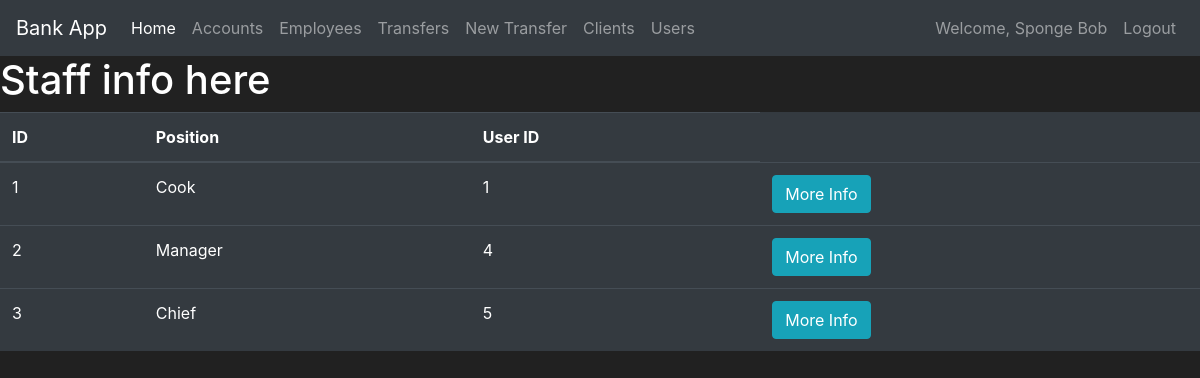
Page /employees (signed in) on the committed database.
### bank/models.py (models this page shows, shortened)
class User(db.Model, UserMixin):
    id = db.Column(db.Integer(), primary_key=True, autoincrement=True)
    name = db.Column(db.String())
    email = db.Column(db.String())
    password = db.Column(db.String)

class Employee(db.Model):
    id = db.Column(db.Integer(), primary_key=True)
    position = db.Column(db.String(60), nullable=False)
    user_id = db.Column(db.Integer, db.ForeignKey(User.id))

### bank/routes.py (the view)
@app.route("/employees")
@login_required
def employees_page():
    employees = Employee.query.all()
    return render_template('employees.html', employees=employees)

### bank/models.py (called while the page is built)
@login_manager.user_loader
def load_user(user_id):
    return User.query.get(int(user_id))

### bank/templates/employees.html (shortened to what this page needs)
{% extends "layout.html" %}
{% block body %}
<h1>Staff info here</h1>
<table id="data" class="table table-hover table-dark">
    <thead>
    <tr>
        <th scope="col">ID</th>
        <th scope="col">Position</th>
        <th scope="col">User ID</th>
    </tr>
    </thead>
    <tbody>
    {% for employee in employees %}
    <tr>
        <td>{{ employee.id }}</td>
        <td>{{ employee.position }}</td>
        <td>{{ employee.user_id }}</td>
        <td>
            <button class="btn btn-outline btn-info">More Info</button>
        </td>
    </tr>
    {% endfor %}
    </tbody>
</table>
{% endblock %}

### bank/templates/layout.html (shortened to what this page needs)
<!doctype html>
<html lang="en">
<head>
    <link rel="stylesheet" href="https://cdn.jsdelivr.net/npm/bootstrap@4.5.3/dist/css/bootstrap.min.css"
>
</head>
<body>
<nav class="navbar navbar-expand-md navbar-dark bg-dark">
    <a class="navbar-brand" href="{{ url_for('home_page') }}">Bank App</a>
    <div class="collapse navbar-collapse" id="navbarNav">
        <ul class="navbar-nav mr-auto">
            <li class="nav-item active">
                <a class="nav-link" href="{{ url_for('home_page') }}">Home <span class="sr-only">(current)</span></a>
            </li>
            <li class="nav-item">
                <a class="nav-link" href="{{ url_for('accounts_page') }}">Accounts</a>
            </li>
            <li class="nav-item">
                <a class="nav-link" href="{{ url_for('employees_page') }}">Employees</a>
            </li>
            <li class="nav-item">
                <a class="nav-link" href="{{ url_for('transfer_page') }}">Transfers</a>
            </li>
            <li class="nav-item">
                <a class="nav-link" href="{{ url_for('new_transfer_page') }}">New Transfer</a>
            </li>
            <li class="nav-item">
                <a class="nav-link" href="{{ url_for('clients_page') }}">Clients</a>
            </li>
            <li class="nav-item">
                <a class="nav-link" href="{{ url_for('users_page') }}">Users</a>
            </li>
        </ul>
        {% if current_user.is_authenticated %}
            <ul class="navbar-nav">
                <li class="nav-item">
                    <a class="nav-link">Welcome, {{ current_user.name }}</a>
                </li>
                <li class="nav-item">
                    <a class="nav-link" href="{{ url_for('logout_page') }}">Logout</a>
                </li>
            </ul>
        {% endif %}
    </div>
</nav>
{% block body %}
{% endblock %}
</body>
</html>

### bank/templates/layout.html (style rules this page uses)
body { background-color: #212121; color: white }

### rows in the picture
User: name "Sponge Bob"
Employee: id "1", position "Cook", user_id "1"
Employee: id "2", position "Manager", user_id "4"
Employee: id "3", position "Chief", user_id "5"
